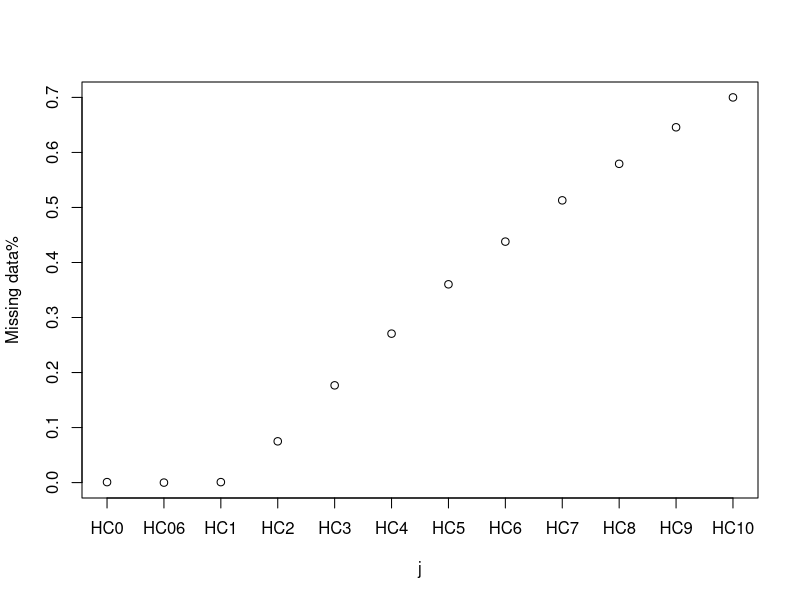
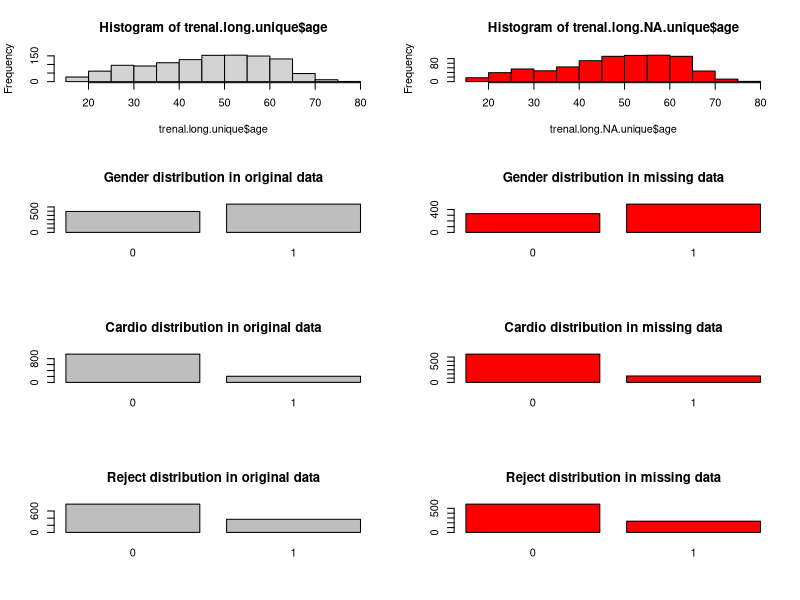

Here is the R script that generated these plots, in order:
# This is my question on long table and wide table transform:
library(readxl)
trenal <- read_excel("Trenal.XLS") # summary(trenal)
trenal= trenal[,-18] #remove a noninformative column const

# Continuous or discrete variables
trenal$id = as.factor(trenal$id)
trenal$j = as.factor(trenal$j)
trenal$time = as.factor(trenal$time)
trenal$male = as.factor(trenal$male)
trenal$cardio = as.factor(trenal$cardio)
trenal$reject = as.factor(trenal$reject)

# Change the name of respons
colnames(trenal)[19] <- "HC"

trenal.long = trenal[,13:20] # long table form

# Remove j
trenal.long = trenal.long[,-6]
trenal.long.unique <- trenal.long[match( unique(trenal.long$id), trenal.long$id),]
trenal.long.noNA <- na.omit(trenal.long)# reordered

# Wide table form?
trenal.wide = as.data.frame(subset(trenal,trenal$j=="1"))[,1:18] # 1160 x 18

# Analyse the NA values descriptively
## First to collect how many NAs are in HC0, Hc0.5, Hc1, ..., Hc 10
Hc.NA = numeric(12)
for (i in c(1:12)) {
  Hc.NA[i] = sum(is.na(trenal.wide[,i]))
}
# 1   0   1  87 205 314 418 508 595 672 749 812
# The number of missing data / the ideal case have all meassurements for everyone
missingdata.percentage = Hc.NA/1160
plot(missingdata.percentage,xaxt="n",xlab ="j",ylab="Missing data%")
axis(side=1,at=c(1,2,3,4,5,6,7,8,9,10,11,12),labels=colnames(trenal.wide)[1:12])
# Conclusion could be at the first three measurements, there are almost full data
# More people tends to miss the measurements when time increases

##Second  We can extract all NA data from the long table to analyse their construction
trenal.long.NA = trenal.long[is.na(trenal.long$HC),]
#t = unique(trenal.long.NA$id) # 821 individuals
trenal.long.NA.unique <- trenal.long.NA[match( unique(trenal.long.NA$id), trenal.long.NA$id),]
summary(trenal.long.NA.unique)

## Conclusion, For the missing data, we can see that 
png(file="MissingValueAnalysis.png",
    width=600, height=1200)
par(mfrow=c(4,2))
## age 
hist(trenal.long.unique$age,title="Age distribution in original data")
hist(trenal.long.NA.unique$age,col="red",title="Age distribution in missing data")

## male
plot(trenal.long.unique$male)
title(main="Gender distribution in original data")
plot(trenal.long.NA.unique$male,col="red")
title(main="Gender distribution in missing data")

## cardio
plot(trenal.long.unique$cardio)
title(main="Cardio distribution in original data")
plot(trenal.long.NA.unique$cardio,col="red")
title(main="Cardio distribution in missing data")

## reject
#hist(as.numeric(trenal.long.NA.unique$reject),freq=FALSE,main="Histogram Plot for reject",xaxt="n")
#axis(side=1,at=c(0,1),labels=c("not reject","reject"))
plot(trenal.long.unique$reject)
title(main="Reject distribution in original data")
plot(trenal.long.NA.unique$reject,col="red") 
title(main="Reject distribution in missing data")
dev.off()


